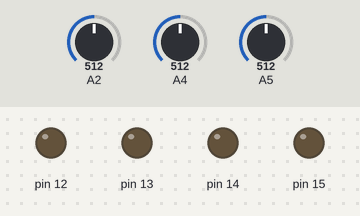
Simulated run of this sketch. Board: Arduino Uno, built with avr-gcc and run on an emulated ATmega328P. Shown: output pins drawn as LEDs (lit = HIGH). The inputs (shaded band) are chosen by the test bench; at power-on: A2 = 512, A4 = 512, A5 = 512. The local clock reads 2024-03-15 10:24:30 at power-on unless the sketch sets it; storage starts empty; what the sketch prints to the serial monitor is not drawn.

Above: at 0.2 s.
At 2.7 s:
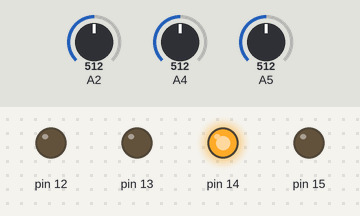
At 7.5 s:
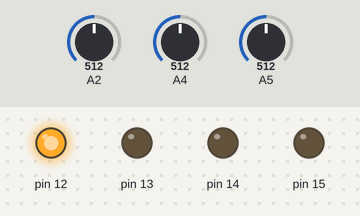
At 12.5 s:
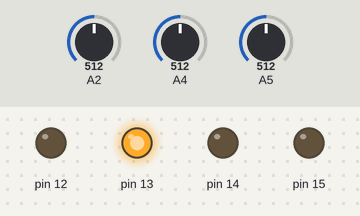
Timing chart, 0 to 19.5 s (numbered marks = the images above):
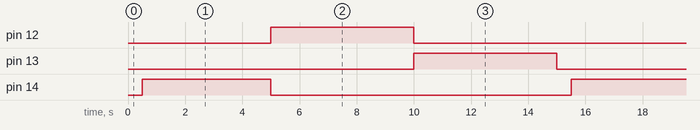

The sketch:

sketch_may21a.ino
```cpp
#include <Wire.h>
#include <RTClib.h>

#include "FS.h"
#include "SD.h"
#include "SPI.h"

#include <Filters.h>

float testFrequency = 60;                     // Frecuencia (Hz)
float windowLength = 40.0 / testFrequency;   // promedio de la señal

int Sensor = 0; //A0
float intercept = -0.04; // to be adjusted based on calibration testing
float slope = 0.0235; // to be adjusted based on calibration testing
float volts; // Voltage

unsigned long periodo = 500;
unsigned long tiempoAnterior = 0;

String Guardar = "";
char dataBuffer[100]; // Buffer para almacenar los datos

RTC_DS3231 rtc;

void writeFile(fs::FS &fs, const char * path, String message){
  //Serial.printf("Escribiendo archivo: %s\n", path);
  //Serial.println("Escribiendo.....");

  File file = fs.open(path, FILE_APPEND);
  if(!file){
    Serial.println("Fallo al abrir archivo para escritura.");
    return;
  }
  if(file.println(message)){
    Serial.println("Archivo escrito");
    digitalWrite(15,0);
  } else {
    Serial.println("Fallo de escritura");
  }
  file.close();
}

void setup() {
  pinMode(14,OUTPUT);
  pinMode(12,OUTPUT);
  pinMode(13,OUTPUT);
  pinMode(15,OUTPUT);
  Serial.begin(115200);
  if (! rtc.begin()) {       // si falla la inicializacion del modulo
    Serial.println("Modulo RTC no encontrado!");  // muestra mensaje de error
  }

  if(!SD.begin(SS)){
    Serial.println("Fallo en montar tarjeta");
    return;
  }
  uint8_t cardType = SD.cardType();

  if(cardType == CARD_NONE){
    Serial.println("SD no encontrada");
    return;
  }
}

void loop() {
  if ((unsigned long)(millis() - tiempoAnterior) >= periodo) {
    float V1 = leerVoltaje(34,14);
    float V2 = leerVoltaje(35,12);
    float V3 = leerVoltaje(32,13);
    String HoraFecha = Reloj();

    snprintf(dataBuffer, sizeof(dataBuffer), "%s,%f,%f,%f", HoraFecha.c_str(), V1, V2, V3);
    Guardar += dataBuffer;
  }

  if (Guardar.length() > 0) {
    Serial.println(Guardar);
    digitalWrite(15,1);
    writeFile(SD, "/Val.csv",Guardar);
    Guardar = "";
  }
}

String Reloj(){
  DateTime fecha = rtc.now();
  char HoraFecha[20];
  sprintf(HoraFecha, "%02d:%02d:%02d,%02d/%02d/%02d", fecha.hour(), fecha.minute(), fecha.second(), fecha.day(), fecha.month(), fecha.year());
  String Tiempo = String(HoraFecha);
  return Tiempo;
}

float leerVoltaje(int pin, int led) {
  digitalWrite(led,1);
  RunningStatistics inputStats;
  inputStats.setWindowSecs(windowLength);
  int i = 0;

  while (true) {
    Sensor = analogRead(pin);  // Leer pin analógico
    inputStats.input(Sensor);
    if ((unsigned long)(millis() - tiempoAnterior) >= periodo) {
      volts = intercept + slope * inputStats.sigma(); // Offset y amplitud
      volts = volts * (40.3231);                      // Calibración
      tiempoAnterior = millis();

      i++;
      if (i == 10) {
        digitalWrite(led,0);
        break;
      }
    }
  }

  return volts;
}
```

Measured:
- by itself, pin 12, pin 13: alternates HIGH for 5.0 s and LOW for 10.0 s
- by itself, pin 14: alternates HIGH for 4.5 s and LOW for 10.5 s
- by itself, everything shown: repeats every 15.0 s, in 4 steps
